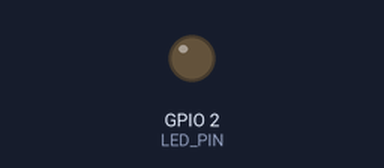
A sketch run on a simulated ESP32-S3. Shown: output pins drawn as LEDs (lit = HIGH).

Above: at 0.05 s.
At 0.9 s:
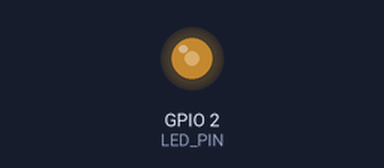
At 1.45 s:
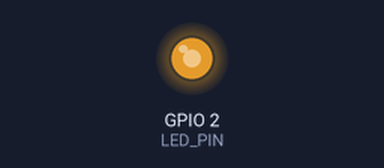
At 2.0 s:
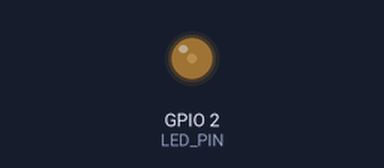
Timing chart, 0 to 5.9 s (numbered marks = the images above):
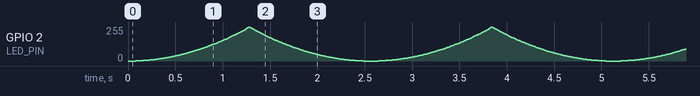

The sketch:

BreathingLight.ino
```cpp
/*
 * LED 呼吸灯
 * 支持开发板：Arduino Uno / Nano（AVR）、ESP32
 *
 * 接线方式（LED 需串联 220Ω~1kΩ 限流电阻）：
 *   AVR  ：D9    -> 电阻 -> LED 正极；LED 负极 -> GND
 *   ESP32：GPIO2 -> 电阻 -> LED 正极；LED 负极 -> GND
 *          （多数 ESP32 开发板的板载 LED 就接在 GPIO2）
 *
 * 修改引脚：改下方 LED_PIN 宏。
 *   AVR   可用 PWM 引脚：3、5、6、9、10、11
 *   ESP32 可用任意输出 GPIO，但 GPIO6~GPIO11 连接内部 Flash，禁止使用
 */

// ------------------------- 可调整参数 -------------------------

#if defined(ARDUINO_ARCH_ESP32)
#define LED_PIN 2           // ESP32：板载 LED 通常为 GPIO2，也可改为 4、5、18、19 等
#else
#define LED_PIN 9           // Uno/Nano：D9（硬件 PWM）
#endif

#define BREATH_STEP 2       // 每次亮度变化量，必须 >= 1；越小越细腻、周期越长
#define STEP_DELAY_MS 10    // 每一步的停留时间（毫秒）；越小呼吸越快

// PWM 参数：ESP32 由 LEDC 硬件外设产生，AVR 由 Timer 硬件产生，均为 8 位。
#define PWM_FREQ_HZ 5000    // PWM 频率，远高于人眼闪烁感知范围
#define PWM_BITS 8          // 8 位分辨率，占空比范围 0~255
#define PWM_CHANNEL 0       // LEDC 通道号，仅 ESP32 Core 2.x 需要

const int PWM_MAX = (1 << PWM_BITS) - 1;

// 初始化 PWM 输出。ESP32 Core 3.x 与 2.x 的 LEDC 接口不同，这里做兼容处理。
void pwmBegin() {
#if defined(ARDUINO_ARCH_ESP32)
#if ESP_ARDUINO_VERSION_MAJOR >= 3
  ledcAttach(LED_PIN, PWM_FREQ_HZ, PWM_BITS);   // 3.x：按引脚绑定
#else
  ledcSetup(PWM_CHANNEL, PWM_FREQ_HZ, PWM_BITS);
  ledcAttachPin(LED_PIN, PWM_CHANNEL);          // 2.x：按通道绑定
#endif
#else
  pinMode(LED_PIN, OUTPUT);
#endif
}

// 输出占空比（0~PWM_MAX）。
void pwmWrite(int duty) {
#if defined(ARDUINO_ARCH_ESP32)
#if ESP_ARDUINO_VERSION_MAJOR >= 3
  ledcWrite(LED_PIN, duty);
#else
  ledcWrite(PWM_CHANNEL, duty);
#endif
#else
  analogWrite(LED_PIN, duty);
#endif
}

// 将亮度等级（0~PWM_MAX）转换为实际占空比后输出。
// 人眼对亮度的感知是非线性的，直接把 PWM 值线性递增会出现
// 低亮度段“跳变”、高亮度段停留过久的问题。这里用平方曲线做校正，
// 使视觉上的明暗变化均匀，呼吸过渡更自然。
void setLedBrightness(int level) {
  level = constrain(level, 0, PWM_MAX);
  int duty = (int)((long)level * level / PWM_MAX);  // 等效 gamma≈2.0，端点仍为 0 和最大值
  pwmWrite(duty);
}

void setup() {
  pwmBegin();                // 初始化 PWM 输出通道
  setLedBrightness(0);       // 上电时先熄灭 LED
}

void loop() {
  // 渐亮：从熄灭变化到最亮。
  for (int level = 0; level <= PWM_MAX; level += BREATH_STEP) {
    setLedBrightness(level);
    delay(STEP_DELAY_MS);
  }
  setLedBrightness(PWM_MAX);  // 补偿步长不能整除最大值的情况，确保到达最亮。

  // 渐暗：从最亮变化到熄灭。
  for (int level = PWM_MAX; level >= 0; level -= BREATH_STEP) {
    setLedBrightness(level);
    delay(STEP_DELAY_MS);
  }
  setLedBrightness(0);        // 确保完整呼吸周期结束时 LED 完全熄灭。

  // loop() 结束后会自动再次执行，形成连续的呼吸循环。
}
```
